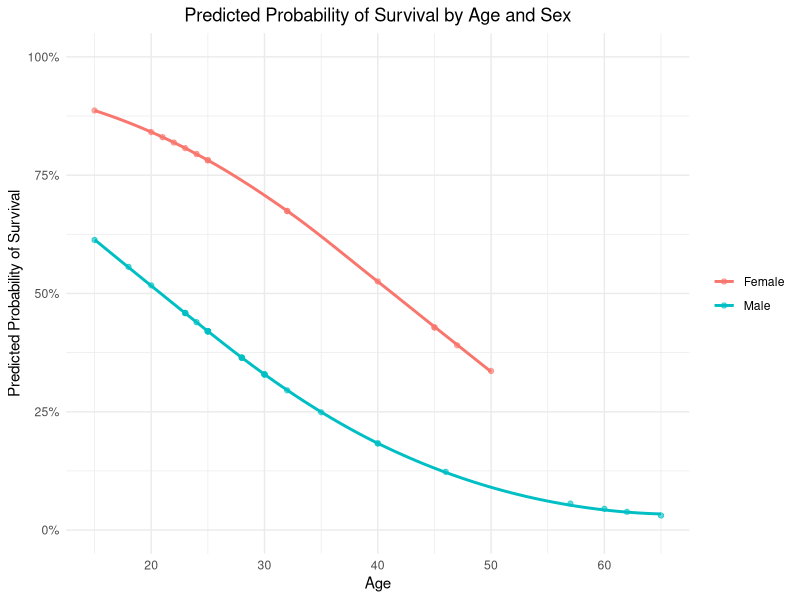
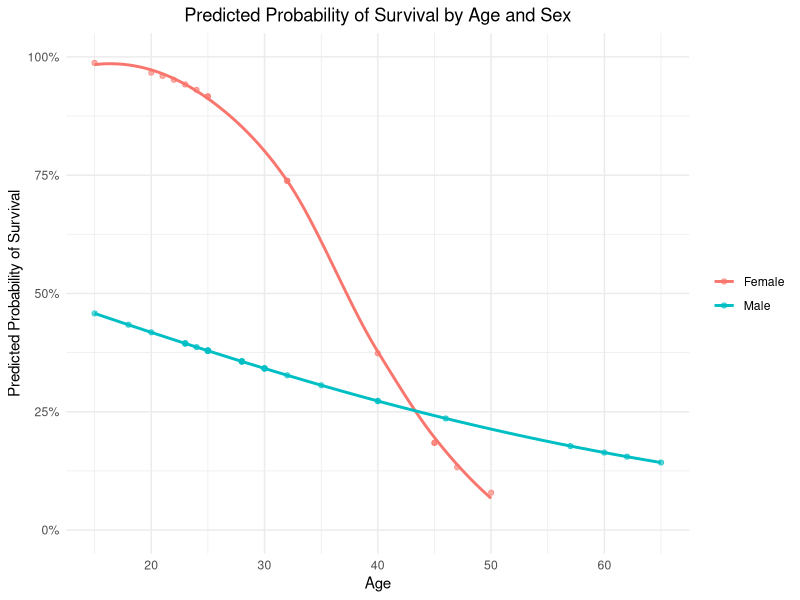

Recreate these plots in R, in order.
## ---- chunk 1
#Retain this code chunk!!!
library(knitr)
knitr::opts_chunk$set(echo = FALSE)
knitr::opts_chunk$set(message = FALSE)
#install.packages("emmeans")
library(car)
library(emmeans)
library(ggplot2)
## ---- chunk 2
#Q1

## ---- chunk 3
#Q2
library(epitools)
## ---- chunk 4
#Q4

## ---- chunk 5
#Q5
donner_data <- read.csv("Data/DonnerData.csv")
donner_data$Survived <- as.factor(donner_data$Survived)

log_model1 <- glm(Survived ~ Sex, data = donner_data, family = "binomial")

summary(log_model1)
## ---- chunk 6
#Q6
odds_ratio <- exp(coef(log_model1)["SexMale"])

confint_model <- confint(log_model1, "SexMale")
confint_odds_ratio <- exp(confint_model)

cat("OR =", round(odds_ratio, 2), "\n")
cat("95% CI:", round(confint_odds_ratio[1], 2), "-", round(confint_odds_ratio[2], 2), "\n")

print("The Odds Ratio of .25 tesls us that the odds of survival for males is 25% of the odds of survival for females. We also see that the 95% confidence interval does not include 1 which indicates that atleast 95% of the time our directional conclusion is correct.")
## ---- chunk 7
null_model <- glm(Survived ~ 1, data = donner_data, family = binomial)
logLik_full <- logLik(log_model1)
logLik_null <- logLik(null_model)

lr_stat <- 2 * (as.numeric(logLik_full) - as.numeric(logLik_null))
p_value <- pchisq(lr_stat, df = 1, lower.tail = FALSE)

cat("X2 =", lr_stat, "\n")
cat("p = ", p_value)
## ---- chunk 8
#Q7c
anova_results <- Anova(log_model1, test="LR")
print(anova_results)
## ---- chunk 9
#Q8

emmeans_prob <- emmeans(log_model1, ~ Sex, type = "response")
print(emmeans_prob)

emmeans_odds <- contrast(emmeans(log_model1, ~ Sex), method = "pairwise", infer = TRUE)
print(emmeans_odds)
## ---- chunk 10
#Q9
donner_data <- read.csv("Data/DonnerData.csv")
donner_data$Survived <- as.factor(donner_data$Survived)

log_model2 <- glm(Survived ~ Sex + Age, data = donner_data, family = "binomial")

summary(log_model2)
## ---- chunk 11
#Q10

donner_data$predicted_prob <- predict(log_model2, newdata = donner_data, type = "response")

ggplot(donner_data, aes(x = Age, y = predicted_prob, color = Sex)) +
  geom_point(alpha = 0.6) +  
  geom_smooth(method = "loess", formula = y ~ x, se = FALSE) +  
  labs(
    title = "Predicted Probability of Survival by Age and Sex",
    x = "Age",
    y = "Predicted Probability of Survival"
  ) +
  theme_minimal() +
  scale_y_continuous(limits = c(0, 1), labels = scales::percent) +
  theme(
    plot.title = element_text(hjust = 0.5),
    legend.title = element_blank()
  )

## ---- chunk 12
#Q11
odds_ratio_sex <- exp(coef(log_model2)["SexMale"])

cat("Estimated Odds Ratio for Sex (Males vs Females):", round(odds_ratio_sex, 2), "\n")

## ---- chunk 13

#Q12

odds_ratio_age <- exp(coef(log_model2)["Age"])
cat("Estimated Odds Ratio for Age:", round(odds_ratio_age, 2), "\n")

## ---- chunk 14
#Q13b 
reduced_model <- glm(Survived ~ Age, data = donner_data, family = "binomial")

logLik_full <- logLik(log_model2)
logLik_reduced <- logLik(reduced_model)

lr_stat <- 2 * (as.numeric(logLik_full) - as.numeric(logLik_reduced))

p_value_lr <- pchisq(lr_stat, df = 1, lower.tail = FALSE)

cat("X2 =", lr_stat, "\n")
cat("p = ", p_value_lr)

## ---- chunk 15
#Q13c
anova_results <- Anova(log_model2, test="LR")
print(anova_results)
## ---- chunk 16
#Q14
emmeans_prob <- emmeans(log_model2, ~ Sex, type = "response")
print(emmeans_prob)

emmeans_odds <- contrast(emmeans(log_model2, ~ Sex), method = "pairwise", infer = TRUE)
print(emmeans_odds)
## ---- chunk 17
#Q15a
beta_0 <- coef(log_model2)["(Intercept)"]      
beta_SexMale <- coef(log_model2)["SexMale"]    
beta_Age <- coef(log_model2)["Age"]   

# Mean age
mean_age <- 31.8


eta_female <- beta_0 + beta_SexMale * 0 + beta_Age * mean_age
prob_female <- exp(eta_female) / (1 + exp(eta_female))

eta_male <- beta_0 + beta_SexMale * 1 + beta_Age * mean_age
prob_male <- exp(eta_male) / (1 + exp(eta_male))

cat("Females:", round(prob_female, 2), "\n")
cat("Males:", round(prob_male, 2), "\n")

## ---- chunk 18
#Q15b
new_data <- data.frame(
  Sex = c("Female", "Male"),
  Age = c(31.8, 31.8)
)

predicted_probs <- predict(log_model2, newdata = new_data, type = "response")

print(predicted_probs,2)
## ---- chunk 19
#Q16
donner_data <- read.csv("Data/DonnerData.csv")
donner_data$Survived <- as.factor(donner_data$Survived)

log_model3 <- glm(Survived ~ Sex + Age + Sex:Age, data = donner_data, family = "binomial")

summary(log_model3)
## ---- chunk 20
#Q17
donner_data$predicted_prob <- predict(log_model3, newdata = donner_data, type = "response")

ggplot(donner_data, aes(x = Age, y = predicted_prob, color = Sex)) +
  geom_point(alpha = 0.6) +  
  geom_smooth(method = "loess", formula = y ~ x, se = FALSE) +  
  labs(
    title = "Predicted Probability of Survival by Age and Sex",
    x = "Age",
    y = "Predicted Probability of Survival"
  ) +
  theme_minimal() +
  scale_y_continuous(limits = c(0, 1), labels = scales::percent) +
  theme(
    plot.title = element_text(hjust = 0.5),
    legend.title = element_blank()
  )
## ---- chunk 21
#Q18a
beta_Age <- coef(log_model3)["Age"]

odds_ratio_age_female <- exp(beta_Age)

cat("Estimated Odds Ratio for Age (Females):", round(odds_ratio_age_female, 4), "\n")
## ---- chunk 22
beta_Age <- coef(log_model3)["Age"]
beta_SexMale_Age <- coef(log_model3)["SexMale:Age"]

beta_Age_male <- beta_Age + beta_SexMale_Age
odds_ratio_age_male <- exp(beta_Age_male)
cat("Estimated Odds Ratio for Age (Males):", round(odds_ratio_age_male, 4), "\n")
